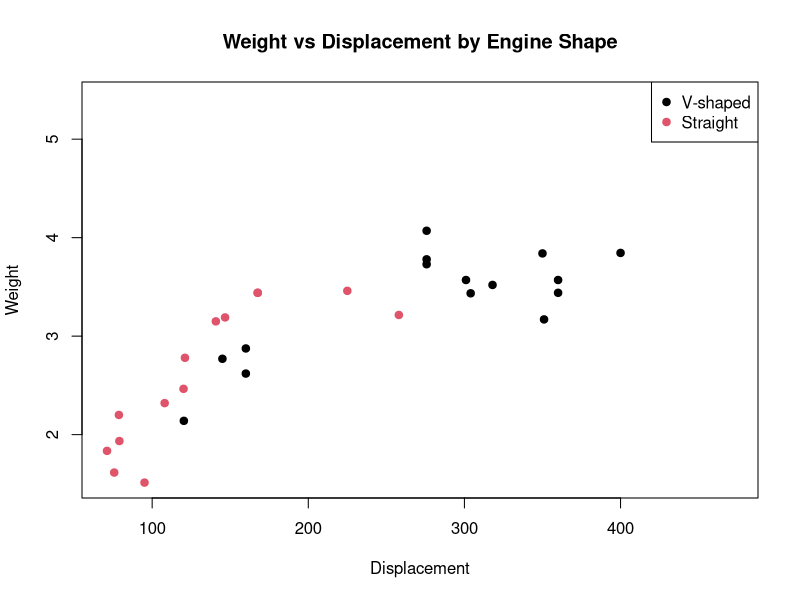
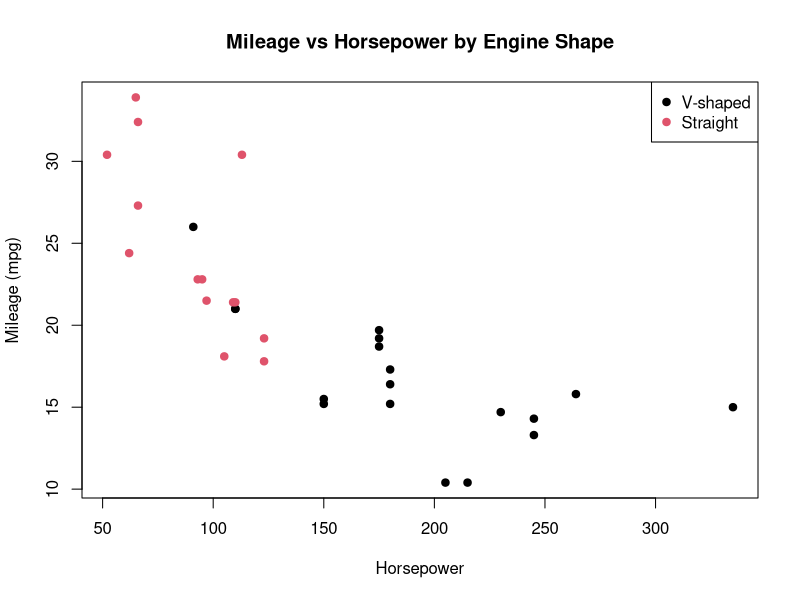
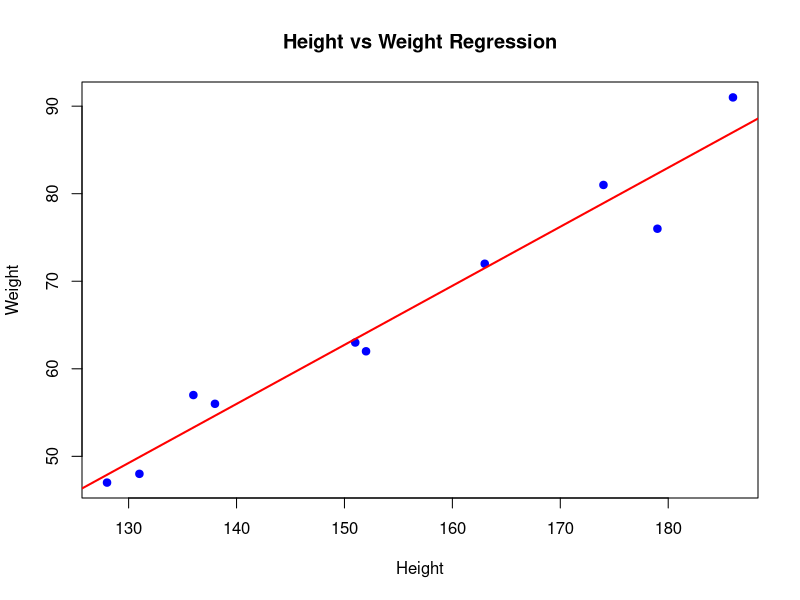

Write the R code that produced these figures, in order.
#=================================================
# 1(a) Fibonacci sequence using recursion
#=================================================

fib <- function(n) {
  if (n <= 1)
    return(n)
  else
    return(fib(n - 1) + fib(n - 2))
}

# Print first 10 Fibonacci numbers
for (i in 0:9) {
  cat(fib(i), " ")
}

cat("\n")

#=================================================
# 1(b) Sum of natural numbers up to 10 using loop
#=================================================

sum <- 0
for (i in 1:10) {
  sum <- sum + i
}
sum

#=================================================
# 2(a) Mean, Median, Mode of given values
#=================================================

x <- c(90, 50, 70, 80, 70, 60, 20, 30, 80, 90, 20)

# Mean
mean(x)

# Median
median(x)

# Mode
mode_value <- function(v) {
  ux <- unique(v)
  ux[which.max(tabulate(match(v, ux)))]
}
mode_value(x)

#=================================================
# 2(b) 2nd highest and 3rd lowest values
#=================================================

sorted_x <- sort(x)

# 2nd highest
sorted_x[length(sorted_x) - 1]

# 3rd lowest
sorted_x[3]

#=================================================
# 3. Load mtcars dataset
#=================================================

data(mtcars)

# Convert vs to factor for better interpretation
mtcars$vs <- factor(mtcars$vs,
                    labels = c("V-shaped", "Straight"))

#=================================================
# 3(a) Weight vs Displacement scatter plot by Engine Shape
#=================================================

plot(mtcars$disp, mtcars$wt,
     col = mtcars$vs,
     pch = 19,
     xlab = "Displacement",
     ylab = "Weight",
     main = "Weight vs Displacement by Engine Shape")

legend("topright",
       legend = levels(mtcars$vs),
       col = 1:2,
       pch = 19)

#=================================================
# 3(b) Horsepower vs Mileage scatter plot by Engine Shape
#=================================================

plot(mtcars$hp, mtcars$mpg,
     col = mtcars$vs,
     pch = 19,
     xlab = "Horsepower",
     ylab = "Mileage (mpg)",
     main = "Mileage vs Horsepower by Engine Shape")

legend("topright",
       legend = levels(mtcars$vs),
       col = 1:2,
       pch = 19)

#=================================================
# 3(c) Separate columns according to cylinder size
#=================================================

split(mtcars, mtcars$cyl)

#=================================================
# 4. Linear Regression: Height vs Weight
#=================================================

# Given height and weight values
height <- c(151, 174, 138, 186, 128, 136, 179, 163, 152, 131)
weight <- c(63, 81, 56, 91, 47, 57, 76, 72, 62, 48)

#-------------------------------------------------
# Create regression model
#-------------------------------------------------

model <- lm(weight ~ height)
summary(model)

#-------------------------------------------------
# Predict weight for height = 170
#-------------------------------------------------

new_data <- data.frame(height = 170)
predict(model, new_data)

#-------------------------------------------------
# Visualize regression graphically
#-------------------------------------------------

plot(height, weight,
     pch = 19,
     col = "blue",
     xlab = "Height",
     ylab = "Weight",
     main = "Height vs Weight Regression")

abline(model, col = "red", lwd = 2)
